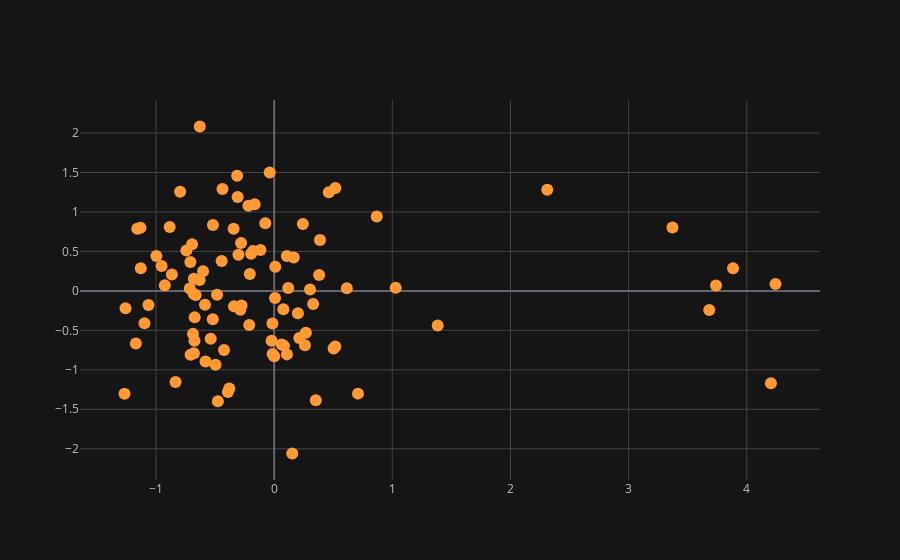

Here is the notebook cell this chart was saved with:
### Code cell
Xp.iplot(kind="scatter", x="p1", y="p2", mode="markers", theme="solar")
